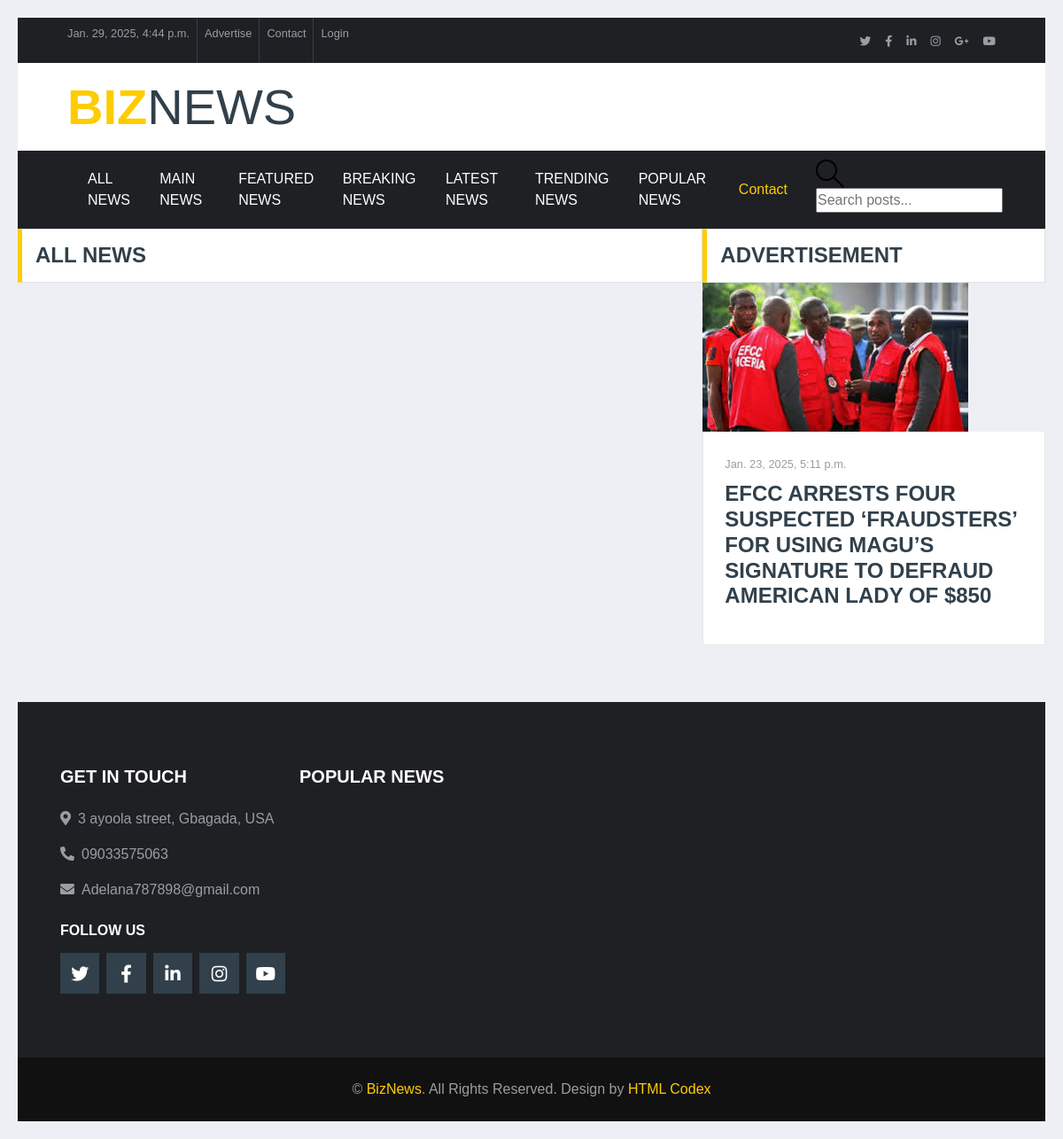
/all-news/, run on an earlier commit of the app's database.
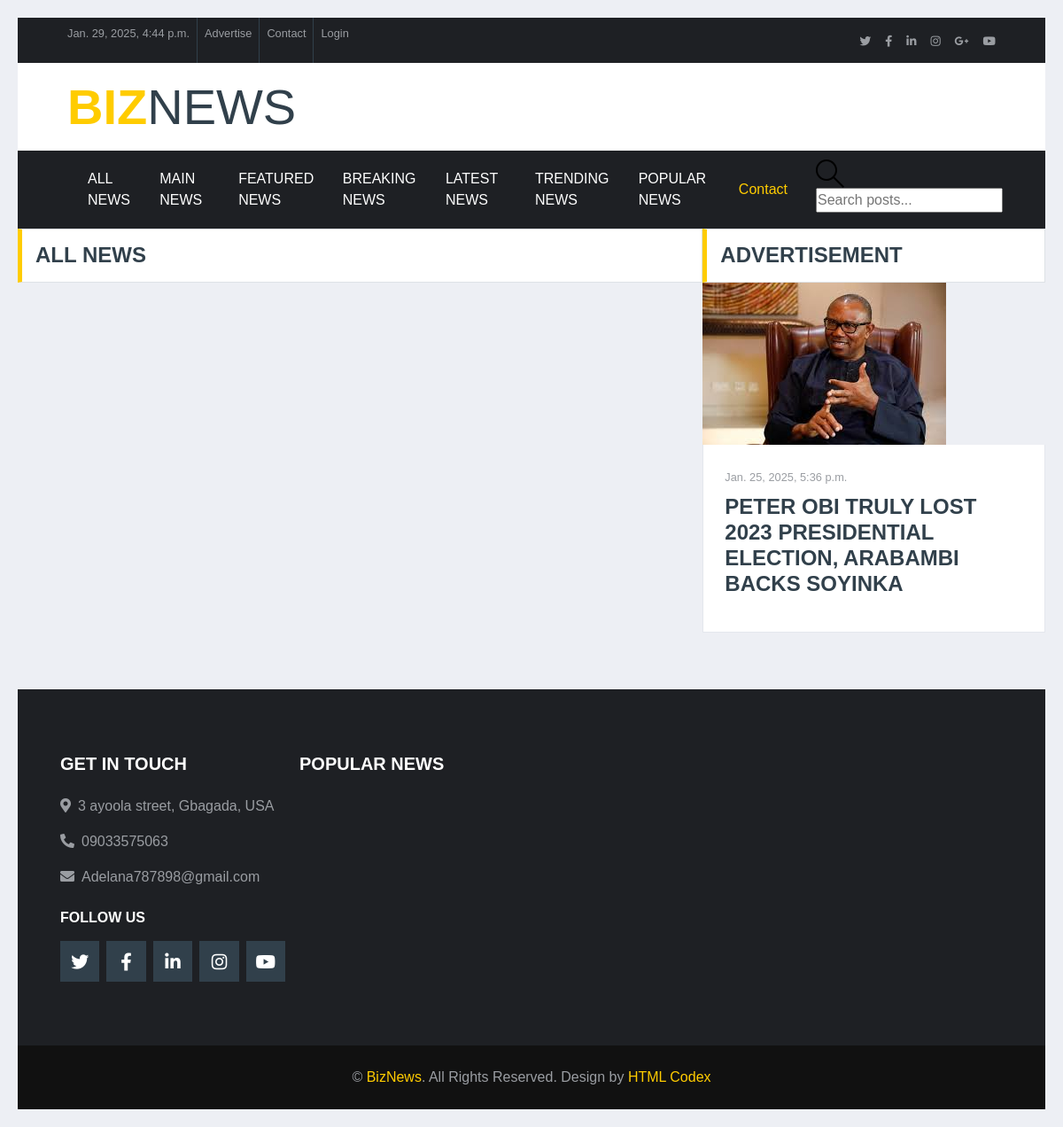
And on a later commit of the database.
### biznews/models.py (models this page shows, shortened)
class Post(models.Model):
    profile = models.ForeignKey('Profile', related_name='posts', on_delete=models.CASCADE)
    title = models.CharField(max_length=100)
    content = models.TextField()
    category = models.ManyToManyField('Category')
    image = models.ImageField(upload_to='images/', default='images/default.jpg')
    date_posted = models.DateTimeField(auto_now_add=True)
    view_count = models.IntegerField(default=0)
    class Meta:
        ordering = ['-date_posted']

### biznews/views.py (the view)
# urls.py: path('all-news/', views.all_news, name='all-news'),
def all_news(request):
    categories_not_to_display = ['Advertisement News']
    all_news = Post.objects.all().exclude(category__name__in=categories_not_to_display)
    advertisement_news = Post.objects.filter(category__name='Advertisement News')[0:1]
    current_date = datetime.now()
    return render(request, 'all_news.html', {'all_news': all_news, 'advertisement_news': advertisement_news, 'current_date': current_date})

### template/all_news.html (shortened to what this page needs)
{% extends 'main.html'   %}
{% load static  %}
{% block content  %}
<div class="container-fluid p-0">
    <div class="row no-gutters">
        <div class="col-lg-8">
            <div class="section-title">
                <h4 class="m-0 text-uppercase font-weight-bold">All NEWS</h4>
            </div>
        </div>
        <div class="col-lg-4">
            <div class="section-title mb-0">
                <h4 class="m-0 text-uppercase font-weight-bold">Advertisement</h4>
            </div>
            {% for post in advertisement_news %}
                <div class="position-relative mb-3">
                    <img class="img-fluid h-100" src="{{post.image.url}}" style="object-fit: cover;">                    <div class="bg-white border border-top-0 p-4">
                        <div class="mb-2">
                                <a class="text-body" href=""><small>{{post.date_posted}}</small></a>
                        </div>
                        <a class="h4 d-block mb-3 text-secondary text-uppercase font-weight-bold" href="{% if post.id %}{% url 'article' post.id %}{% else %}#{% endif %}">{{post.title}}</a>
                    </div>
                </div>
            {% endfor %}
        </div>
    </div>
</div>
{% include 'footer.html' %}
{% endblock  %}

What changed in the data, as far as the page shows it:
no longer on this page (row edited): Post: image (picture), date_posted "Jan. 23, 2025, 5:11 p.m.", title "EFCC ARRESTS FOUR SUSPECTED ‘FRAUDSTERS’ FOR USING MAGU’S SIGNATURE TO DEFRAUD AMERICAN LADY OF $850"
added Post: image (picture), date_posted "Jan. 25, 2025, 5:36 p.m.", title "PETER OBI TRULY LOST 2023 PRESIDENTIAL ELECTION, ARABAMBI BACKS SOYINKA"
